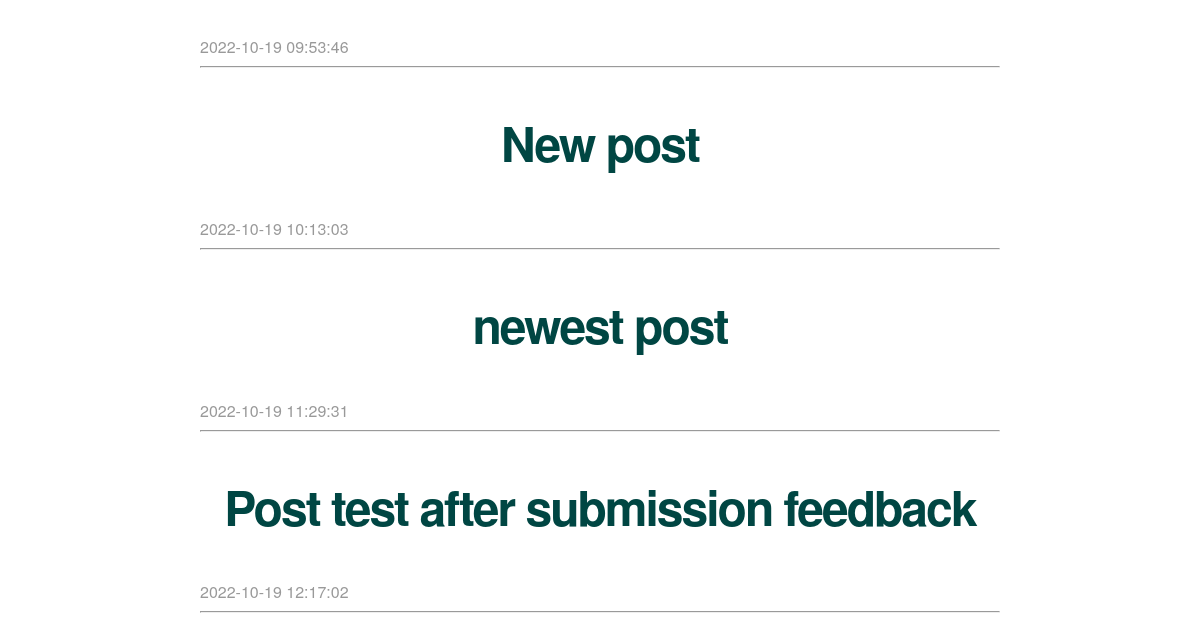
Before: / (lower part) with the older database file.
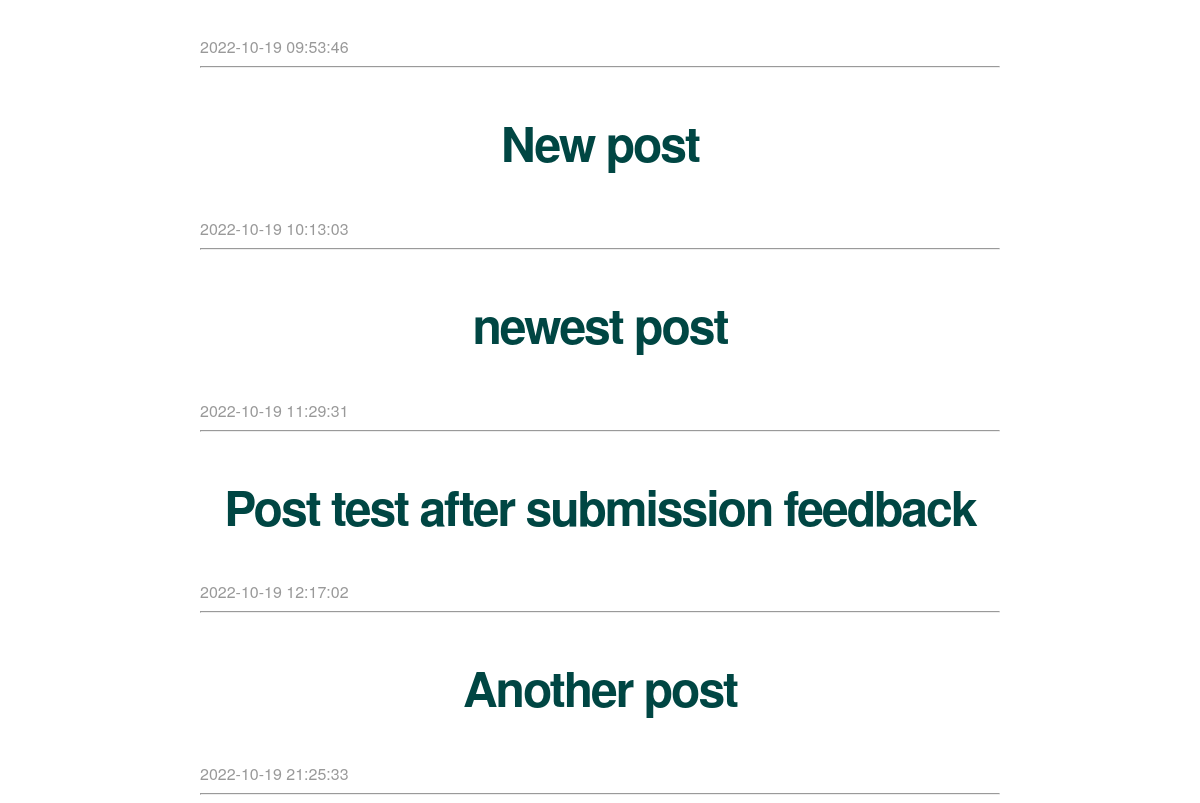
After: the same page with the newer database file.
### tables this page shows
CREATE TABLE posts (
    id INTEGER PRIMARY KEY AUTOINCREMENT,
    created TIMESTAMP NOT NULL DEFAULT CURRENT_TIMESTAMP,
    title TEXT NOT NULL,
    content TEXT NOT NULL
);

### app.py (the view)
@app.route('/')
def index():
    connection = get_db_connection()
    posts = connection.execute('SELECT * FROM posts').fetchall()
    connection.close()
    return render_template('index.html', posts=posts)

### app.py (called while the page is built)
def get_db_connection():
    connection = sqlite3.connect('database.db')
    connection.row_factory = sqlite3.Row
    connection.execute('UPDATE dbConnections SET db_connection_count = db_connection_count + 1 WHERE id = 1')
    connection.commit()
    return connection

### templates/index.html (shortened to what this page needs)
{% extends 'base.html' %}
{% block content %}
    {% for post in posts %}
        <a class="post" href="{{ url_for('post', post_id=post['id']) }}">
            <h2>{{ post['title'] }}</h2>
        </a>
        <span class="timestamp">{{ post['created'] }}</span>
        <hr>
    {% endfor %}
{% endblock %}

Changed rows visible on the page:
added posts: title "Another post", created "2022-10-19 21:25:33"
